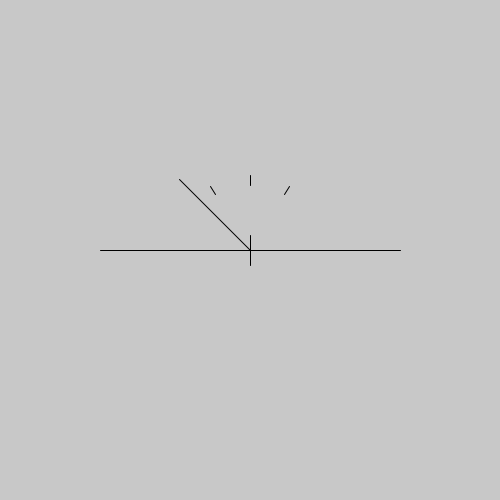
Frame 1 (no input)
Frame 60 (the mouse pressed at the canvas centre just before this capture): identical to frame 1, image omitted
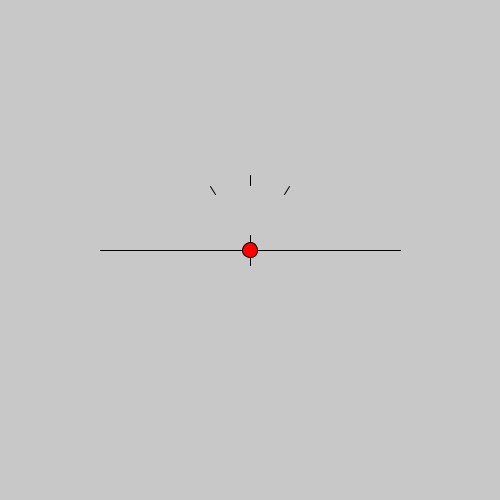
Frame 120 (the mouse held since frame 60 and released just before this capture)

The Processing sketch that drew these frames (run headless with seeded random() and noise(); from frame 60 on, the mouse is pressed at the canvas centre):

// Processing sketch: processing_150583
// ── processing_150583.pde

//BubleShooter. Cristobal Belda

float x,y;
float dt = 0.01;
float v = 0.005;
boolean disparo = false;
float dx = 0.0, dy=0.0;

void setup(){
  size(500,500);
}
void draw(){
  
  background(200);
  
  //redibujado de ejes
  line(width/2-150, height/2, width/2+150, height/2); //eje X
  line(width/2, height/2-15 , width/2, height/2+15); //eje Y
  //lineas de posicion
  line(width/2, height/2-75, width/2, height/2-65);
  line(width/2+75*cos(45), height/2-75*sin(45), width/2+65*cos(45), height/2-65*sin(45));
  line(width/2-75*cos(45), height/2-75*sin(45), width/2-65*cos(45), height/2-65*sin(45));
  

  PVector mouse = new PVector(mouseX,mouseY);
  PVector center = new PVector(width/2,height/2);
  
  
  mouse.sub(center);
  mouse.normalize();
  mouse.mult(100);
  
  
  translate(width/2,height/2);
  line(0,0,mouse.x,mouse.y);
  fill(255,0,0);
  
  if(mousePressed){
    disparo = true;
  }
  
  
  if(disparo==true){
    
    fill(255, 0, 0);
    ellipse(mouse.x + dx, mouse.y + dy, 15, 15);
    dx += v*dt + (mouse.x/8);
    dy += v*dt + (mouse.y/8);
    
    if(dx > width || dy > height){
      disparo=false;
      
    }
    else{
      disparo=false;
    }
  }
  else{
      disparo=false;
      dx=0.0;
      dy=0.0;
   }
  
}
